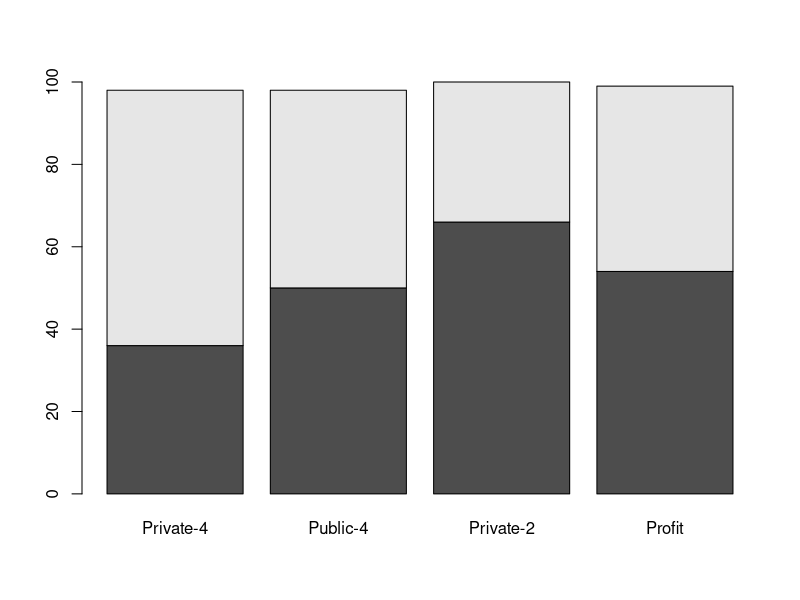
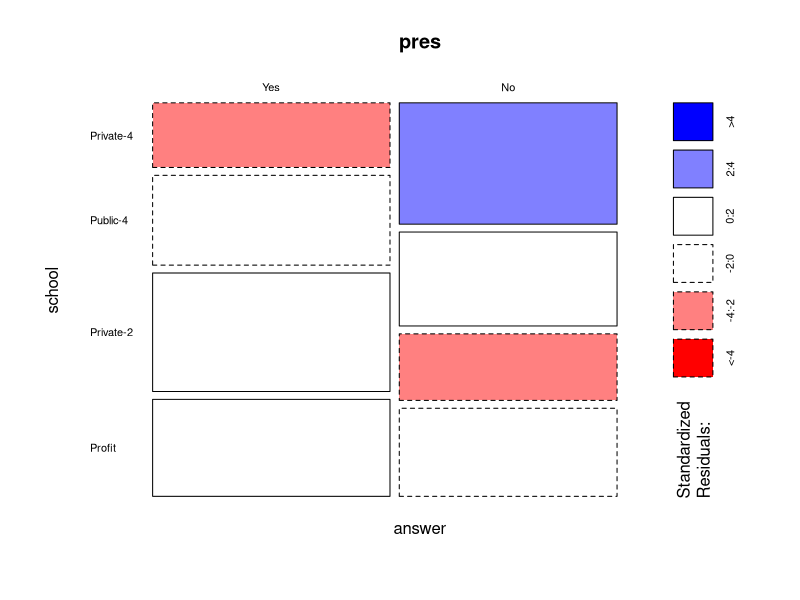
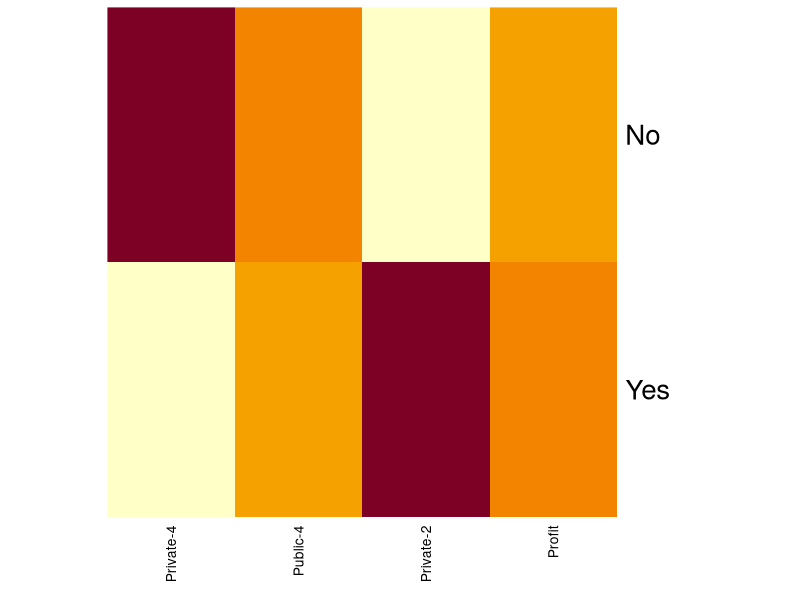

These figures' R source, in order:
## A Pew Internet survey asked college presidents 
## whether or not they believed that online courses 
## offer an equal educational value when compared 
## with courses taken in the classroom. 
## The presidents were classified by 
## the type of educational institution. 

pres <- as.table(rbind(c(36, 50, 66, 54), c(62, 48, 34, 45)))
dimnames(pres) <- list(answer = c("Yes", "No"),
                    school = c("Private-4","Public-4", "Private-2", "Profit"))
pres

barplot(pres)

mosaicplot(pres, las=1, shade=TRUE)

heatmap(pres, Rowv=NA, Colv=NA, cexCol =1, cexRow=2)

Xsq <- chisq.test(pres)  # Feeds test summary into Xsq

Xsq$observed   # observed counts 
Xsq$expected   # expected counts under the null

Xsq
